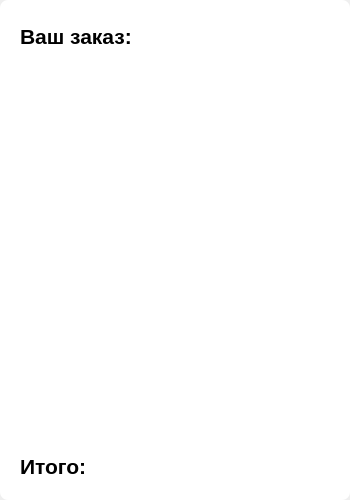
<?xml version="1.0" encoding="UTF-8"?>
<ui version="4.0">
 <class>Form</class>
 <widget class="QWidget" name="Form">
  <property name="geometry">
   <rect>
    <x>0</x>
    <y>0</y>
    <width>350</width>
    <height>500</height>
   </rect>
  </property>
  <property name="windowTitle">
   <string>Form</string>
  </property>
  <widget class="QFrame" name="frame">
   <property name="geometry">
    <rect>
     <x>0</x>
     <y>0</y>
     <width>350</width>
     <height>500</height>
    </rect>
   </property>
   <property name="styleSheet">
    <string notr="true">background: #FFFFFF;
border-radius: 8px;</string>
   </property>
   <property name="frameShape">
    <enum>QFrame::StyledPanel</enum>
   </property>
   <property name="frameShadow">
    <enum>QFrame::Raised</enum>
   </property>
   <widget class="QTextBrowser" name="textBrowser">
    <property name="geometry">
     <rect>
      <x>20</x>
      <y>70</y>
      <width>310</width>
      <height>360</height>
     </rect>
    </property>
    <property name="html">
     <string>&lt;!DOCTYPE HTML PUBLIC &quot;-//W3C//DTD HTML 4.0//EN&quot; &quot;http://www.w3.org/TR/REC-html40/strict.dtd&quot;&gt;
         &lt;html&gt;&lt;head&gt;&lt;meta name=&quot;qrichtext&quot; content=&quot;1&quot; /&gt;&lt;style type=&quot;text/css&quot;&gt;
         p, li { white-space: pre-wrap; }
         &lt;/style&gt;&lt;/head&gt;&lt;body style=&quot; font-family:'MS Shell Dlg 2'; font-size:8.25pt;
         font-weight:400; font-style:normal;&quot;&gt;
         &lt;p style=&quot;-qt-paragraph-type:empty; margin-top:0px; margin-bottom:0px; margin-left:0px;
         margin-right:0px; -qt-block-indent:0; text-indent:0px;&quot;&gt;&lt;br /&gt;&lt;/p&gt;&lt;/body&gt;&lt;/html&gt;
     </string>
    </property>
   </widget>
   <widget class="QLabel" name="label">
    <property name="geometry">
     <rect>
      <x>20</x>
      <y>20</y>
      <width>200</width>
      <height>32</height>
     </rect>
    </property>
    <property name="font">
     <font>
      <pointsize>16</pointsize>
      <weight>75</weight>
      <bold>true</bold>
     </font>
    </property>
    <property name="text">
     <string>Ваш заказ:</string>
    </property>
   </widget>
   <widget class="QLabel" name="label_2">
    <property name="geometry">
     <rect>
      <x>20</x>
      <y>450</y>
      <width>200</width>
      <height>32</height>
     </rect>
    </property>
    <property name="font">
     <font>
      <pointsize>16</pointsize>
      <weight>75</weight>
      <bold>true</bold>
     </font>
    </property>
    <property name="text">
     <string>Итого: </string>
    </property>
   </widget>
  </widget>
 </widget>
 <resources/>
 <connections/>
</ui>
